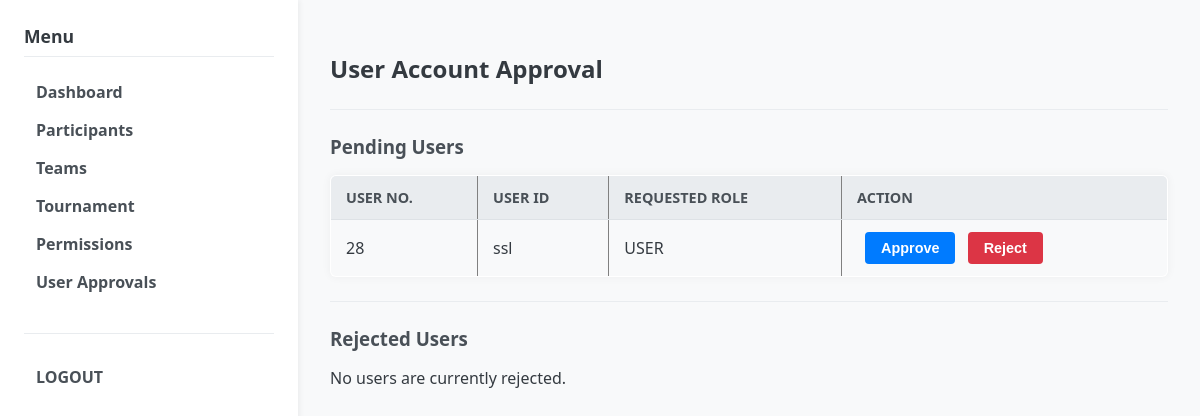
The page /admin/user_approvals (signed in) on the database as committed earlier.
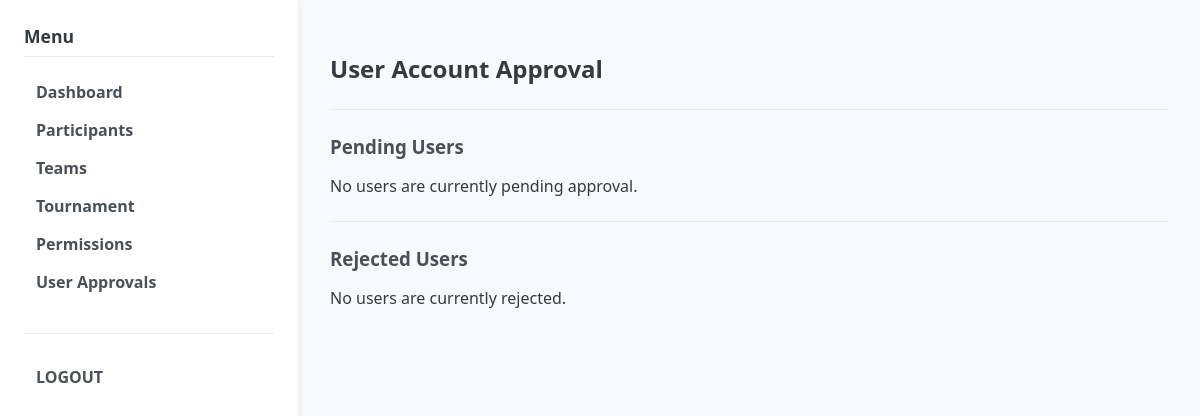
The same page on the database as committed later.
### models.py (models this page shows)
class User(db.Model):
    __tablename__ = "users"
    id = db.Column(db.Integer, primary_key=True)
    username = db.Column(db.String(64), unique=True, nullable=False)
    password_hash = db.Column(db.String(128), nullable=False)
    role = db.Column(db.String(50), default="USER")  # USER, ADMIN
    approval_status = db.Column(db.String(16), default="PENDING") # PENDING, APPROVED, REJECTED
    student_id = db.Column(db.String(20))      # 학번
    real_name = db.Column(db.String(64))       # 이름
    summoner_riot_id = db.Column(db.String(64))  # "닉네임#태그" 형식 (예: Clyde00#KR1)
    puuid = db.Column(db.String(128))
    tier = db.Column(db.String(32))
    solo_tier = db.Column(db.String(32))  # 예: "PLATINUM IV"
    flex_tier = db.Column(db.String(32))  # 예: "GOLD III"
    actual_score = db.Column(db.Integer)  # 관리자 입력 실제 점수
    primary_role = db.Column(db.String(16))
    secondary_role1 = db.Column(db.String(16))
    secondary_role2 = db.Column(db.String(16))
    created_at = db.Column(db.DateTime, default=datetime.utcnow)
    participants = db.relationship("Participant", back_populates="user")

### app.py (the view)
@app.route("/admin/user_approvals")
@login_required(role="ADMIN")
def admin_user_approvals():
    pending_users = User.query.filter_by(approval_status="PENDING").all()
    rejected_users = User.query.filter_by(approval_status="REJECTED").all()
    return render_template("admin/user_approvals.html",
                           pending_users=pending_users,
                           rejected_users=rejected_users) # 템플릿에 전달

### app.py (called while the page is built)
def current_user():
    user_id = session.get("user_id")
    if not user_id:
        return None
    user = User.query.get(user_id)
    return user

def login_required(role=None):
    def decorator(fn):
        from functools import wraps
        @wraps(fn)
        def wrapper(*args, **kwargs):
            user = current_user()
            active_role = session.get("role")
            if not user or not active_role:
                return redirect(url_for("login_page"))
            if role and active_role != role:
                flash("Permission denied. You are logged in as " + active_role + ".")
                return redirect(url_for("login_page"))
            return fn(*args, **kwargs)
        return wrapper
    return decorator

@app.context_processor
def inject_helpers():
    return dict(
        calculate_estimated_score=calculate_estimated_score,
        get_user_score=get_user_score,
        get_member_weighted_score=get_member_weighted_score,
    )

### templates/admin/user_approvals.html
{% extends "base.html" %}
{% block content %}
<h2>User Account Approval</h2>
<hr>
<h3>Pending Users</h3>
{% if pending_users | length > 0 %}
<table border="1" cellpadding="5">
    <tr>
        <th>User No.</th>
        <th>User ID</th>
        <th>Requested Role</th>
        <th>Action</th>
    </tr>
    {% for u in pending_users %}
    <tr>
        <td>{{ u.id }}</td>
        <td>{{ u.username }}</td>
        <td>{{ u.role }}</td>
        <td>
            <form method="POST" action="{{ url_for('admin_handle_user_approval', user_id=u.id, action='approve') }}" style="display:inline;">
                <button type="submit">Approve</button>
            </form>
            <form method="POST" action="{{ url_for('admin_handle_user_approval', user_id=u.id, action='reject') }}" style="display:inline;">
                <button type="submit" class="btn-reject">Reject</button>
            </form>
        </td>
    </tr>
    {% endfor %}
</table>
{% else %}
<p>No users are currently pending approval.</p>
{% endif %}
<hr>
<h3>Rejected Users</h3>
{% if rejected_users | length > 0 %}
<table border="1" cellpadding="5">
    <tr>
        <th>User No.</th>
        <th>User ID</th>
        <th>Requested Role</th>
        <th>Action</th>
    </tr>
    {% for u in rejected_users %}
    <tr>
        <td>{{ u.id }}</td>
        <td>{{ u.username }}</td>
        <td>{{ u.role }}</td>
        <td>
            <form method="POST" action="{{ url_for('admin_handle_user_approval', user_id=u.id, action='approve') }}" style="display:inline;">
                <button type="submit">Approve</button>
            </form>
            <form method="POST" action="{{ url_for('admin_handle_user_approval', user_id=u.id, action='delete') }}" style="display:inline;">
                <button type="submit" class="btn-delete">Delete</button>
            </form>
        </td>
    </tr>
    {% endfor %}
</table>
{% else %}
<p>No users are currently rejected.</p>
{% endif %}
{% endblock %}

Rows that differ between the two databases and show on the page:
removed User: id "28", username "ssl", role "USER"
Other text that changed with them:
text no longer shown: "USER NO. USER ID REQUESTED ROLE ACTION"
text now shown: "No users are currently pending approval."
